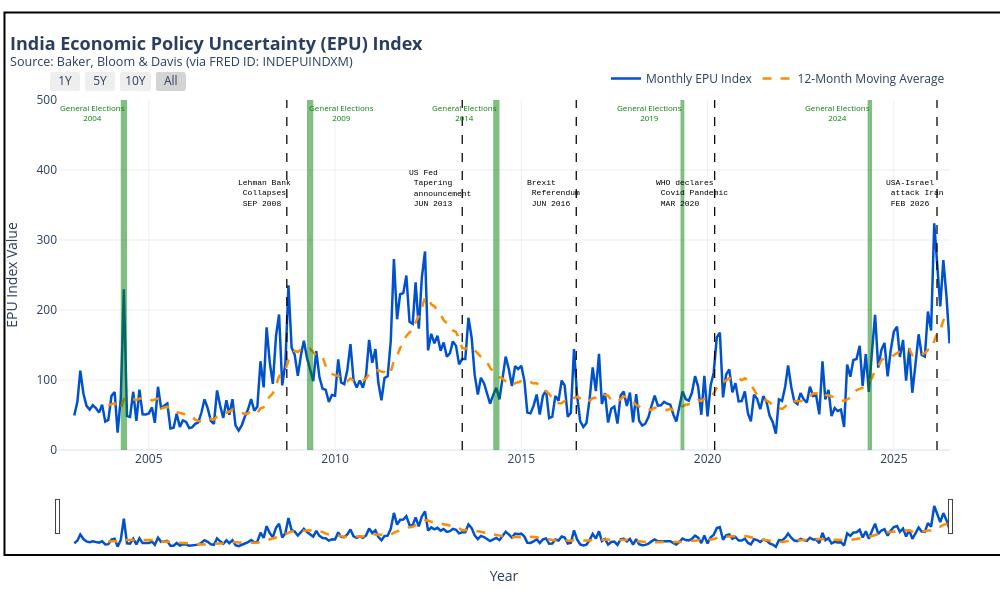

Notebook source saved alongside this figure:
### Code cell
"""
===============================================================================
SCRIPT NAME    : India Economic Policy Uncertainty (EPU) Index Visualizer
PURPOSE        : Fetches, cleans, and plots India's EPU dataset from FRED, 
                 annotating key general elections and major economic/geopolitical
                 shocks over time using Plotly.
===============================================================================

PREREQUISITES
-------------
1. Python Version: Python 3.8 or higher.
2. Active Internet Connection: Required to download live CSV data from FRED.
3. Required Python Packages:
   - pandas   : Data fetching, cleaning, and moving average calculations.
   - plotly   : Generating interactive charts and layout styling.
   - kaleido  : Backend engine required for exporting static image formats (PNG).

   Installation Command:
   $ pip install pandas plotly kaleido

INPUT
-----
- Live Data Source : Federal Reserve Economic Data (FRED)
- Data Endpoint    : https://fred.stlouisfed.org/graph/fredgraph.csv?id=INDEPUINDXM
- Data Series ID   : INDEPUINDXM (Economic Policy Uncertainty Index for India 
                     by Baker, Bloom, and Davis)

PROCESSING LOGIC
----------------
1. Ingestion & Preprocessing:
   - Reads CSV directly from FRED endpoint into a Pandas DataFrame.
   - Converts raw strings to numeric values (`pd.to_numeric`), converting missing 
     value placeholders (e.g., '.') to NaN.
   - Parses dates into datetime format and removes missing observations.
2. Feature Engineering:
   - Calculates a 12-Month Rolling Moving Average (`12M_Moving_Avg`) to smooth 
     out high-frequency noise and highlight macro trends.
3. Visualization & Annotations (Plotly):
   - Plots time-series traces for Monthly EPU and 12-Month Moving Average.
   - Overlays shaded vertical bands (`add_vrect`) for Indian General Election 
     windows (2004, 2009, 2014, 2019, 2024).
   - Adds vertical milestone markers (`add_vline`) and callouts (`add_annotation`) 
     for key shocks (Lehman Collapse, Fed Tapering, Brexit, COVID-19, 2026 Conflict).
   - Layout Configuration: Sets `range=[0, 500]` on the Y-axis for stark visual 
     contrast, integrates range-sliders, quick-zoom buttons (1Y, 5Y, 10Y, All), 
     and unified hover tooltips.

OUTPUT
------
1. Static Image    : 'india_epu.png' (High-resolution PNG saved via Kaleido)
2. Interactive Web : 'india_epu.html' (Standalone interactive HTML file)
3. Direct Render   : Interactive chart render in browser/Jupyter via `fig.show()`
===============================================================================
"""
import pandas as pd
import plotly.graph_objects as go

# 1. Fetch live India EPU data directly from FRED
FRED_URL = "https://fred.stlouisfed.org/graph/fredgraph.csv?id=INDEPUINDXM"

print("Fetching India EPU dataset...")
df = pd.read_csv(FRED_URL)

# 2. Data Cleaning and Preprocessing
df.columns = ["Date", "EPU_Index"]

# Convert 'EPU_Index' to numeric (FRED uses '.' for missing entries)
df["EPU_Index"] = pd.to_numeric(df["EPU_Index"], errors="coerce")

# Convert 'Date' to datetime format
df["Date"] = pd.to_datetime(df["Date"])

# Drop missing values
df = df.dropna(subset=["EPU_Index"]).reset_index(drop=True)

# Calculate a 12-month Moving Average
df["12M_Moving_Avg"] = df["EPU_Index"].rolling(window=12).mean()

# 3. Build Interactive Visualization with Plotly
fig = go.Figure()

# Add Monthly EPU Line
fig.add_trace(
    go.Scatter(
        x=df["Date"],
        y=df["EPU_Index"],
        mode="lines",
        name="Monthly EPU Index",
        line=dict(color="#0052CC", width=2.5),
        hovertemplate="<b>Date:</b> %{x|%B %Y}<br><b>EPU Index:</b> %{y:.2f}<extra></extra>",
    )
)

# Add 12-Month Moving Average Line
fig.add_trace(
    go.Scatter(
        x=df["Date"],
        y=df["12M_Moving_Avg"],
        mode="lines",
        name="12-Month Moving Average",
        line=dict(color="#FF8C00", width=2.5, dash="dash"),
        hovertemplate="<b>Date:</b> %{x|%B %Y}<br><b>12M Average:</b> %{y:.2f}<extra></extra>",
    )
)

# Timeline of important events (Elections)
fig.add_vrect(
    x0="2004-04-01",
    x1="2004-06-01",
    annotation_text="General Elections<br>2004",
    annotation_position="top right",
    annotation_font_size=8,
    annotation_font_color="Green",
    fillcolor="green",
    opacity=0.5,
    line_width=0,
)
fig.add_vrect(
    x0="2009-04-01",
    x1="2009-06-01",
    annotation_text="General Elections<br>2009",
    annotation_position="top left",
    annotation_font_size=8,
    annotation_font_color="Green",
    fillcolor="green",
    opacity=0.5,
    line_width=0,
)
fig.add_vrect(
    x0="2014-04-01",
    x1="2014-06-01",
    annotation_text="General Elections<br>2014",
    annotation_position="top right",
    annotation_font_size=8,
    annotation_font_color="Green",
    fillcolor="Green",
    opacity=0.5,
    line_width=0,
)
fig.add_vrect(
    x0="2019-04-11",
    x1="2019-05-19",
    annotation_text="General Elections<br>2019",
    annotation_position="top right",
    annotation_font_size=8,
    annotation_font_color="Green",
    fillcolor="Green",
    opacity=0.5,
    line_width=0,
)
fig.add_vrect(
    x0="2024-04-19",
    x1="2024-06-01",
    annotation_text="General Elections<br>2024",
    annotation_position="top right",
    annotation_font_size=8,
    annotation_font_color="Green",
    fillcolor="Green",
    opacity=0.5,
    line_width=0,
)

# Wars and Economic Shocks
fig.add_vline(
    x="2008-09-15",
    line_width=1.25,
    line_dash="dash",
    line_color="Black",
)
fig.add_annotation(
    x="2008-09-15",
    y=350,
    text="Lehman Bank <br> Collapses <br> SEP 2008",
    yanchor="bottom",
    showarrow=True,
    arrowhead=1,
    arrowsize=1,
    arrowwidth=2,
    arrowcolor="#636363",
    ax=-20,
    ay=5,
    font=dict(size=8, color="Black", family="Courier New, monospace"),
    align="left",
)

fig.add_vline(
    x="2013-06-01",
    line_width=1.25,
    line_dash="dash",
    line_color="Black",
)
fig.add_annotation(
    x="2013-06-01",
    y=350,
    text="US Fed <br> Tapering <br> announcement <br> JUN 2013",
    yanchor="bottom",
    showarrow=True,
    arrowhead=1,
    arrowsize=1,
    arrowwidth=2,
    arrowcolor="#636363",
    ax=-20,
    ay=5,
    font=dict(size=8, color="Black", family="Courier New, monospace"),
    align="left",
)

fig.add_vline(
    x="2016-06-23",
    line_width=1.25,
    line_dash="dash",
    line_color="Black",
)
fig.add_annotation(
    x="2016-06-23",
    y=350,
    text="Brexit <br> Referendum <br> JUN 2016",
    yanchor="bottom",
    showarrow=True,
    arrowhead=1,
    arrowsize=1,
    arrowwidth=2,
    arrowcolor="#636363",
    ax=-20,
    ay=5,
    font=dict(size=8, color="Black", family="Courier New, monospace"),
    align="left",
)

fig.add_vline(
    x="2020-03-11",
    line_width=1.25,
    line_dash="dash",
    line_color="Black",
)
fig.add_annotation(
    x="2020-03-11",
    y=350,
    text="WHO declares <br> Covid Pandemic <br> MAR 2020",
    yanchor="bottom",
    showarrow=True,
    arrowhead=1,
    arrowsize=1,
    arrowwidth=2,
    arrowcolor="#636363",
    ax=-20,
    ay=5,
    font=dict(size=8, color="Black", family="Courier New, monospace"),
    align="left",
)

fig.add_vline(
    x="2026-02-28",
    line_width=1.25,
    line_dash="dash",
    line_color="Black",
)
fig.add_annotation(
    x="2026-02-28",
    y=350,
    text="USA-Israel <br> attack Iran <br> FEB 2026",
    yanchor="bottom",
    showarrow=True,
    arrowhead=1,
    arrowsize=1,
    arrowwidth=2,
    arrowcolor="#636363",
    ax=-20,
    ay=5,
    font=dict(size=8, color="Black", family="Courier New, monospace"),
    align="left",
)

# 3.B Add a full canvas border shape
fig.add_shape(type="rect",
    xref="paper", yref="paper",
    x0=-0.06, y0=-0.3, x1=1.1, y1=1.25, 
    line=dict(
        #color="RoyalBlue",
        color="black", #named colors from https://stackoverflow.com/a/72502441/8508004
        width=2,
    ),
    #fillcolor="LightSkyBlue",
)

# 4. Enhance Layout & Interactivity
fig.update_layout(
    height=600,
    width=1000,
    title=dict(
        text="<b>India Economic Policy Uncertainty (EPU) Index</b><br>"
        "<sup>Source: Baker, Bloom & Davis (via FRED ID: INDEPUINDXM)</sup>",
        x=0.01,
        font=dict(size=18),
    ),
    xaxis=dict(
        title="Year",
        type="date",
        rangeselector=dict(
            buttons=list([
                dict(count=1, label="1Y", step="year", stepmode="backward"),
                dict(count=5, label="5Y", step="year", stepmode="backward"),
                dict(count=10, label="10Y", step="year", stepmode="backward"),
                dict(step="all", label="All"),
            ])
        ),
        rangeslider=dict(visible=True),
    ),
    yaxis=dict(
        title="EPU Index Value",
        range=[0, 500],  # Restricts the y-axis maximum to 500
        gridcolor="rgba(220, 220, 220, 0.5)",
    ),
    template="plotly_white",
    hovermode="x unified",
    legend=dict(
        orientation="h", yanchor="bottom", y=1.02, xanchor="right", x=1
    ),
    margin=dict(l=50, r=50, t=100, b=50),
)



# Output filenames
output_png = "india-epu.png"
output_html = "india-epu.html"

# 1. Save static PNG image
fig.write_image(output_png, width=1200, height=700, scale=2)
print(f"--> Saved PNG image to '{output_png}'")

# 2. Get the figure HTML component string
# Note: full_html=False prevents it from generating <html> and <body> tags yet
fig_html = fig.to_html(full_html=False, include_plotlyjs='cdn')

# 3. Wrap it in a CSS flexbox container
centered_html = f"""
<!DOCTYPE html>
<html>
<head>
    <title>Centered Plotly Figure</title>
</head>
<body>
    <div style="display: flex; justify-content: center; align-items: center; min-height: 100vh;">
        <div style="width: 90%; max-width: 900px; max-height: 800px;">
            {fig_html}
        </div>
    </div>
</body>
</html>
"""

# 4. Save to an HTML file
with open(output_html, "w", encoding="utf-8") as f:
    f.write(centered_html)
    
    # # 2. Save interactive HTML file
    # fig.write_html(output_html)
    print(f"--> Saved interactive HTML to '{output_html}'")

# Render chart
fig.show()

### Figure 1 — Plotly figure (JSON) as saved in the notebook; plotly's stock layout.template omitted (floating-point values rounded to 4 significant figures; data arrays with more than 128 entries replaced by an {"elided": "..."} marker saying what was removed)
{"data": [{"hovertemplate": "<b>Date:</b> %{x|%B %Y}<br><b>EPU Index:</b> %{y:.2f}<extra></extra>", "line": {"color": "#0052CC", "width": 2.5}, "mode": "lines", "name": "Monthly EPU Index", "type": "scatter", "x": {"elided": "283 str values"}, "y": {"elided": "283 float values"}}, {"hovertemplate": "<b>Date:</b> %{x|%B %Y}<br><b>12M Average:</b> %{y:.2f}<extra></extra>", "line": {"color": "#FF8C00", "dash": "dash", "width": 2.5}, "mode": "lines", "name": "12-Month Moving Average", "type": "scatter", "x": {"elided": "283 str values"}, "y": {"elided": "283 float values"}}], "layout": {"annotations": [{"font": {"color": "Green", "size": 8}, "showarrow": false, "text": "General Elections<br>2004", "x": "2004-06-01", "xanchor": "right", "xref": "x", "y": 1, "yanchor": "top", "yref": "y domain"}, {"font": {"color": "Green", "size": 8}, "showarrow": false, "text": "General Elections<br>2009", "x": "2009-04-01", "xanchor": "left", "xref": "x", "y": 1, "yanchor": "top", "yref": "y domain"}, {"font": {"color": "Green", "size": 8}, "showarrow": false, "text": "General Elections<br>2014", "x": "2014-06-01", "xanchor": "right", "xref": "x", "y": 1, "yanchor": "top", "yref": "y domain"}, {"font": {"color": "Green", "size": 8}, "showarrow": false, "text": "General Elections<br>2019", "x": "2019-05-19", "xanchor": "right", "xref": "x", "y": 1, "yanchor": "top", "yref": "y domain"}, {"font": {"color": "Green", "size": 8}, "showarrow": false, "text": "General Elections<br>2024", "x": "2024-06-01", "xanchor": "right", "xref": "x", "y": 1, "yanchor": "top", "yref": "y domain"}, {"align": "left", "arrowcolor": "#636363", "arrowhead": 1, "arrowsize": 1, "arrowwidth": 2, "ax": -20, "ay": 5, "font": {"color": "Black", "family": "Courier New, monospace", "size": 8}, "showarrow": true, "text": "Lehman Bank <br> Collapses <br> SEP 2008", "x": "2008-09-15", "y": 350, "yanchor": "bottom"}, {"align": "left", "arrowcolor": "#636363", "arrowhead": 1, "arrowsize": 1, "arrowwidth": 2, "ax": -20, "ay": 5, "font": {"color": "Black", "family": "Courier New, monospace", "size": 8}, "showarrow": true, "text": "US Fed <br> Tapering <br> announcement <br> JUN 2013", "x": "2013-06-01", "y": 350, "yanchor": "bottom"}, {"align": "left", "arrowcolor": "#636363", "arrowhead": 1, "arrowsize": 1, "arrowwidth": 2, "ax": -20, "ay": 5, "font": {"color": "Black", "family": "Courier New, monospace", "size": 8}, "showarrow": true, "text": "Brexit <br> Referendum <br> JUN 2016", "x": "2016-06-23", "y": 350, "yanchor": "bottom"}, {"align": "left", "arrowcolor": "#636363", "arrowhead": 1, "arrowsize": 1, "arrowwidth": 2, "ax": -20, "ay": 5, "font": {"color": "Black", "family": "Courier New, monospace", "size": 8}, "showarrow": true, "text": "WHO declares <br> Covid Pandemic <br> MAR 2020", "x": "2020-03-11", "y": 350, "yanchor": "bottom"}, {"align": "left", "arrowcolor": "#636363", "arrowhead": 1, "arrowsize": 1, "arrowwidth": 2, "ax": -20, "ay": 5, "font": {"color": "Black", "family": "Courier New, monospace", "size": 8}, "showarrow": true, "text": "USA-Israel <br> attack Iran <br> FEB 2026", "x": "2026-02-28", "y": 350, "yanchor": "bottom"}], "height": 600, "hovermode": "x unified", "legend": {"orientation": "h", "x": 1, "xanchor": "right", "y": 1.02, "yanchor": "bottom"}, "margin": {"b": 50, "l": 50, "r": 50, "t": 100}, "shapes": [{"fillcolor": "green", "line": {"width": 0}, "opacity": 0.5, "type": "rect", "x0": "2004-04-01", "x1": "2004-06-01", "xref": "x", "y0": 0, "y1": 1, "yref": "y domain"}, {"fillcolor": "green", "line": {"width": 0}, "opacity": 0.5, "type": "rect", "x0": "2009-04-01", "x1": "2009-06-01", "xref": "x", "y0": 0, "y1": 1, "yref": "y domain"}, {"fillcolor": "Green", "line": {"width": 0}, "opacity": 0.5, "type": "rect", "x0": "2014-04-01", "x1": "2014-06-01", "xref": "x", "y0": 0, "y1": 1, "yref": "y domain"}, {"fillcolor": "Green", "line": {"width": 0}, "opacity": 0.5, "type": "rect", "x0": "2019-04-11", "x1": "2019-05-19", "xref": "x", "y0": 0, "y1": 1, "yref": "y domain"}, {"fillcolor": "Green", "line": {"width": 0}, "opacity": 0.5, "type": "rect", "x0": "2024-04-19", "x1": "2024-06-01", "xref": "x", "y0": 0, "y1": 1, "yref": "y domain"}, {"line": {"color": "Black", "dash": "dash", "width": 1.25}, "type": "line", "x0": "2008-09-15", "x1": "2008-09-15", "xref": "x", "y0": 0, "y1": 1, "yref": "y domain"}, {"line": {"color": "Black", "dash": "dash", "width": 1.25}, "type": "line", "x0": "2013-06-01", "x1": "2013-06-01", "xref": "x", "y0": 0, "y1": 1, "yref": "y domain"}, {"line": {"color": "Black", "dash": "dash", "width": 1.25}, "type": "line", "x0": "2016-06-23", "x1": "2016-06-23", "xref": "x", "y0": 0, "y1": 1, "yref": "y domain"}, {"line": {"color": "Black", "dash": "dash", "width": 1.25}, "type": "line", "x0": "2020-03-11", "x1": "2020-03-11", "xref": "x", "y0": 0, "y1": 1, "yref": "y domain"}, {"line": {"color": "Black", "dash": "dash", "width": 1.25}, "type": "line", "x0": "2026-02-28", "x1": "2026-02-28", "xref": "x", "y0": 0, "y1": 1, "yref": "y domain"}, {"line": {"color": "black", "width": 2}, "type": "rect", "x0": -0.06, "x1": 1.1, "xref": "paper", "y0": -0.3, "y1": 1.25, "yref": "paper"}], "title": {"font": {"size": 18}, "text": "<b>India Economic Policy Uncertainty (EPU) Index</b><br><sup>Source: Baker, Bloom & Davis (via FRED ID: INDEPUINDXM)</sup>", "x": 0.01}, "width": 1000, "xaxis": {"autorange": true, "range": ["2002-05-30 04:43:41.4464", "2026-07-06 17:39:21.0973"], "rangeselector": {"buttons": [{"count": 1, "label": "1Y", "step": "year", "stepmode": "backward"}, {"count": 5, "label": "5Y", "step": "year", "stepmode": "backward"}, {"count": 10, "label": "10Y", "step": "year", "stepmode": "backward"}, {"label": "All", "step": "all"}]}, "rangeslider": {"autorange": true, "range": ["2002-05-30 04:43:41.4464", "2026-07-06 17:39:21.0973"], "visible": true, "yaxis": {"_template": null, "rangemode": "match"}}, "title": {"text": "Year"}, "type": "date"}, "yaxis": {"gridcolor": "rgba(220, 220, 220, 0.5)", "range": [0, 500], "title": {"text": "EPU Index Value"}, "type": "linear"}}}
